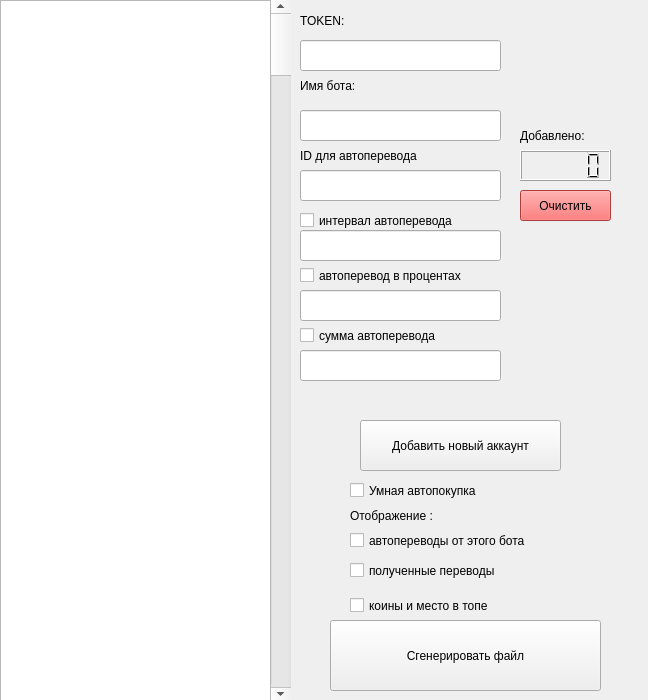
<?xml version="1.0" encoding="UTF-8"?>
<ui version="4.0">
 <class>MainWindow</class>
 <widget class="QMainWindow" name="MainWindow">
  <property name="geometry">
   <rect>
    <x>0</x>
    <y>0</y>
    <width>648</width>
    <height>700</height>
   </rect>
  </property>
  <property name="mouseTracking">
   <bool>false</bool>
  </property>
  <property name="windowTitle">
   <string>MainWindow</string>
  </property>
  <widget class="QWidget" name="centralwidget">
   <widget class="QPushButton" name="pushButton">
    <property name="geometry">
     <rect>
      <x>360</x>
      <y>420</y>
      <width>201</width>
      <height>51</height>
     </rect>
    </property>
    <property name="text">
     <string>Добавить новый аккаунт</string>
    </property>
   </widget>
   <widget class="QScrollBar" name="verticalScrollBar">
    <property name="geometry">
     <rect>
      <x>270</x>
      <y>0</y>
      <width>21</width>
      <height>701</height>
     </rect>
    </property>
    <property name="orientation">
     <enum>Qt::Vertical</enum>
    </property>
   </widget>
   <widget class="QPushButton" name="pushButton_2">
    <property name="geometry">
     <rect>
      <x>330</x>
      <y>620</y>
      <width>271</width>
      <height>71</height>
     </rect>
    </property>
    <property name="text">
     <string>Сгенерировать файл</string>
    </property>
   </widget>
   <widget class="QLCDNumber" name="lcdNumber">
    <property name="geometry">
     <rect>
      <x>520</x>
      <y>150</y>
      <width>91</width>
      <height>31</height>
     </rect>
    </property>
   </widget>
   <widget class="QTextBrowser" name="textBrowser">
    <property name="geometry">
     <rect>
      <x>0</x>
      <y>0</y>
      <width>271</width>
      <height>711</height>
     </rect>
    </property>
   </widget>
   <widget class="QLineEdit" name="lineEdit">
    <property name="geometry">
     <rect>
      <x>300</x>
      <y>40</y>
      <width>201</width>
      <height>31</height>
     </rect>
    </property>
    <property name="text">
     <string/>
    </property>
   </widget>
   <widget class="QLineEdit" name="lineEdit_2">
    <property name="geometry">
     <rect>
      <x>300</x>
      <y>110</y>
      <width>201</width>
      <height>31</height>
     </rect>
    </property>
   </widget>
   <widget class="QLabel" name="label">
    <property name="geometry">
     <rect>
      <x>300</x>
      <y>10</y>
      <width>111</width>
      <height>21</height>
     </rect>
    </property>
    <property name="text">
     <string>TOKEN:</string>
    </property>
   </widget>
   <widget class="QLabel" name="label_2">
    <property name="geometry">
     <rect>
      <x>300</x>
      <y>70</y>
      <width>101</width>
      <height>31</height>
     </rect>
    </property>
    <property name="text">
     <string>Имя бота:</string>
    </property>
   </widget>
   <widget class="QCheckBox" name="checkBox">
    <property name="geometry">
     <rect>
      <x>300</x>
      <y>210</y>
      <width>241</width>
      <height>21</height>
     </rect>
    </property>
    <property name="text">
     <string>интервал автоперевода</string>
    </property>
   </widget>
   <widget class="QCheckBox" name="checkBox_2">
    <property name="geometry">
     <rect>
      <x>300</x>
      <y>260</y>
      <width>271</width>
      <height>31</height>
     </rect>
    </property>
    <property name="text">
     <string>автоперевод в процентах</string>
    </property>
   </widget>
   <widget class="QLineEdit" name="lineEdit_3">
    <property name="geometry">
     <rect>
      <x>300</x>
      <y>170</y>
      <width>201</width>
      <height>31</height>
     </rect>
    </property>
   </widget>
   <widget class="QLabel" name="label_3">
    <property name="geometry">
     <rect>
      <x>300</x>
      <y>140</y>
      <width>171</width>
      <height>31</height>
     </rect>
    </property>
    <property name="text">
     <string>ID для автоперевода</string>
    </property>
   </widget>
   <widget class="QCheckBox" name="checkBox_3">
    <property name="geometry">
     <rect>
      <x>300</x>
      <y>310</y>
      <width>351</width>
      <height>51</height>
     </rect>
    </property>
    <property name="text">
     <string>сумма автоперевода</string>
    </property>
   </widget>
   <widget class="QCheckBox" name="checkBox_4">
    <property name="geometry">
     <rect>
      <x>350</x>
      <y>550</y>
      <width>231</width>
      <height>41</height>
     </rect>
    </property>
    <property name="text">
     <string>полученные переводы</string>
    </property>
   </widget>
   <widget class="QCheckBox" name="checkBox_5">
    <property name="geometry">
     <rect>
      <x>350</x>
      <y>480</y>
      <width>191</width>
      <height>21</height>
     </rect>
    </property>
    <property name="text">
     <string>Умная автопокупка</string>
    </property>
   </widget>
   <widget class="QCheckBox" name="checkBox_6">
    <property name="geometry">
     <rect>
      <x>350</x>
      <y>520</y>
      <width>311</width>
      <height>41</height>
     </rect>
    </property>
    <property name="text">
     <string>автопереводы от этого бота</string>
    </property>
   </widget>
   <widget class="QLabel" name="label_4">
    <property name="geometry">
     <rect>
      <x>520</x>
      <y>120</y>
      <width>91</width>
      <height>31</height>
     </rect>
    </property>
    <property name="text">
     <string>Добавлено:  </string>
    </property>
   </widget>
   <widget class="QLineEdit" name="lineEdit_4">
    <property name="geometry">
     <rect>
      <x>300</x>
      <y>230</y>
      <width>201</width>
      <height>31</height>
     </rect>
    </property>
   </widget>
   <widget class="QCheckBox" name="checkBox_7">
    <property name="geometry">
     <rect>
      <x>350</x>
      <y>590</y>
      <width>251</width>
      <height>31</height>
     </rect>
    </property>
    <property name="text">
     <string>коины и место в топе</string>
    </property>
   </widget>
   <widget class="QLineEdit" name="lineEdit_5">
    <property name="geometry">
     <rect>
      <x>300</x>
      <y>350</y>
      <width>201</width>
      <height>31</height>
     </rect>
    </property>
   </widget>
   <widget class="QLineEdit" name="lineEdit_6">
    <property name="geometry">
     <rect>
      <x>300</x>
      <y>290</y>
      <width>201</width>
      <height>31</height>
     </rect>
    </property>
   </widget>
   <widget class="QLabel" name="label_5">
    <property name="geometry">
     <rect>
      <x>350</x>
      <y>500</y>
      <width>161</width>
      <height>31</height>
     </rect>
    </property>
    <property name="text">
     <string>Отображение : </string>
    </property>
   </widget>
   <widget class="QPushButton" name="pushButton_3">
    <property name="geometry">
     <rect>
      <x>520</x>
      <y>190</y>
      <width>91</width>
      <height>31</height>
     </rect>
    </property>
    <property name="palette">
     <palette>
      <active>
       <colorrole role="WindowText">
        <brush brushstyle="SolidPattern">
         <color alpha="255">
          <red>0</red>
          <green>0</green>
          <blue>0</blue>
         </color>
        </brush>
       </colorrole>
       <colorrole role="Button">
        <brush brushstyle="SolidPattern">
         <color alpha="255">
          <red>240</red>
          <green>84</green>
          <blue>84</blue>
         </color>
        </brush>
       </colorrole>
       <colorrole role="Light">
        <brush brushstyle="SolidPattern">
         <color alpha="255">
          <red>255</red>
          <green>195</green>
          <blue>195</blue>
         </color>
        </brush>
       </colorrole>
       <colorrole role="Midlight">
        <brush brushstyle="SolidPattern">
         <color alpha="255">
          <red>247</red>
          <green>139</green>
          <blue>139</blue>
         </color>
        </brush>
       </colorrole>
       <colorrole role="Dark">
        <brush brushstyle="SolidPattern">
         <color alpha="255">
          <red>120</red>
          <green>42</green>
          <blue>42</blue>
         </color>
        </brush>
       </colorrole>
       <colorrole role="Mid">
        <brush brushstyle="SolidPattern">
         <color alpha="255">
          <red>160</red>
          <green>56</green>
          <blue>56</blue>
         </color>
        </brush>
       </colorrole>
       <colorrole role="Text">
        <brush brushstyle="SolidPattern">
         <color alpha="255">
          <red>0</red>
          <green>0</green>
          <blue>0</blue>
         </color>
        </brush>
       </colorrole>
       <colorrole role="BrightText">
        <brush brushstyle="SolidPattern">
         <color alpha="255">
          <red>255</red>
          <green>255</green>
          <blue>255</blue>
         </color>
        </brush>
       </colorrole>
       <colorrole role="ButtonText">
        <brush brushstyle="SolidPattern">
         <color alpha="255">
          <red>0</red>
          <green>0</green>
          <blue>0</blue>
         </color>
        </brush>
       </colorrole>
       <colorrole role="Base">
        <brush brushstyle="SolidPattern">
         <color alpha="255">
          <red>255</red>
          <green>255</green>
          <blue>255</blue>
         </color>
        </brush>
       </colorrole>
       <colorrole role="Window">
        <brush brushstyle="SolidPattern">
         <color alpha="255">
          <red>240</red>
          <green>84</green>
          <blue>84</blue>
         </color>
        </brush>
       </colorrole>
       <colorrole role="Shadow">
        <brush brushstyle="SolidPattern">
         <color alpha="255">
          <red>0</red>
          <green>0</green>
          <blue>0</blue>
         </color>
        </brush>
       </colorrole>
       <colorrole role="AlternateBase">
        <brush brushstyle="SolidPattern">
         <color alpha="255">
          <red>247</red>
          <green>169</green>
          <blue>169</blue>
         </color>
        </brush>
       </colorrole>
       <colorrole role="ToolTipBase">
        <brush brushstyle="SolidPattern">
         <color alpha="255">
          <red>255</red>
          <green>255</green>
          <blue>220</blue>
         </color>
        </brush>
       </colorrole>
       <colorrole role="ToolTipText">
        <brush brushstyle="SolidPattern">
         <color alpha="255">
          <red>0</red>
          <green>0</green>
          <blue>0</blue>
         </color>
        </brush>
       </colorrole>
      </active>
      <inactive>
       <colorrole role="WindowText">
        <brush brushstyle="SolidPattern">
         <color alpha="255">
          <red>0</red>
          <green>0</green>
          <blue>0</blue>
         </color>
        </brush>
       </colorrole>
       <colorrole role="Button">
        <brush brushstyle="SolidPattern">
         <color alpha="255">
          <red>240</red>
          <green>84</green>
          <blue>84</blue>
         </color>
        </brush>
       </colorrole>
       <colorrole role="Light">
        <brush brushstyle="SolidPattern">
         <color alpha="255">
          <red>255</red>
          <green>195</green>
          <blue>195</blue>
         </color>
        </brush>
       </colorrole>
       <colorrole role="Midlight">
        <brush brushstyle="SolidPattern">
         <color alpha="255">
          <red>247</red>
          <green>139</green>
          <blue>139</blue>
         </color>
        </brush>
       </colorrole>
       <colorrole role="Dark">
        <brush brushstyle="SolidPattern">
         <color alpha="255">
          <red>120</red>
          <green>42</green>
          <blue>42</blue>
         </color>
        </brush>
       </colorrole>
       <colorrole role="Mid">
        <brush brushstyle="SolidPattern">
         <color alpha="255">
          <red>160</red>
          <green>56</green>
          <blue>56</blue>
         </color>
        </brush>
       </colorrole>
       <colorrole role="Text">
        <brush brushstyle="SolidPattern">
         <color alpha="255">
          <red>0</red>
          <green>0</green>
          <blue>0</blue>
         </color>
        </brush>
       </colorrole>
       <colorrole role="BrightText">
        <brush brushstyle="SolidPattern">
         <color alpha="255">
          <red>255</red>
          <green>255</green>
          <blue>255</blue>
         </color>
        </brush>
       </colorrole>
       <colorrole role="ButtonText">
        <brush brushstyle="SolidPattern">
         <color alpha="255">
          <red>0</red>
          <green>0</green>
          <blue>0</blue>
         </color>
        </brush>
       </colorrole>
       <colorrole role="Base">
        <brush brushstyle="SolidPattern">
         <color alpha="255">
          <red>255</red>
          <green>255</green>
          <blue>255</blue>
         </color>
        </brush>
       </colorrole>
       <colorrole role="Window">
        <brush brushstyle="SolidPattern">
         <color alpha="255">
          <red>240</red>
          <green>84</green>
          <blue>84</blue>
         </color>
        </brush>
       </colorrole>
       <colorrole role="Shadow">
        <brush brushstyle="SolidPattern">
         <color alpha="255">
          <red>0</red>
          <green>0</green>
          <blue>0</blue>
         </color>
        </brush>
       </colorrole>
       <colorrole role="AlternateBase">
        <brush brushstyle="SolidPattern">
         <color alpha="255">
          <red>247</red>
          <green>169</green>
          <blue>169</blue>
         </color>
        </brush>
       </colorrole>
       <colorrole role="ToolTipBase">
        <brush brushstyle="SolidPattern">
         <color alpha="255">
          <red>255</red>
          <green>255</green>
          <blue>220</blue>
         </color>
        </brush>
       </colorrole>
       <colorrole role="ToolTipText">
        <brush brushstyle="SolidPattern">
         <color alpha="255">
          <red>0</red>
          <green>0</green>
          <blue>0</blue>
         </color>
        </brush>
       </colorrole>
      </inactive>
      <disabled>
       <colorrole role="WindowText">
        <brush brushstyle="SolidPattern">
         <color alpha="255">
          <red>120</red>
          <green>42</green>
          <blue>42</blue>
         </color>
        </brush>
       </colorrole>
       <colorrole role="Button">
        <brush brushstyle="SolidPattern">
         <color alpha="255">
          <red>240</red>
          <green>84</green>
          <blue>84</blue>
         </color>
        </brush>
       </colorrole>
       <colorrole role="Light">
        <brush brushstyle="SolidPattern">
         <color alpha="255">
          <red>255</red>
          <green>195</green>
          <blue>195</blue>
         </color>
        </brush>
       </colorrole>
       <colorrole role="Midlight">
        <brush brushstyle="SolidPattern">
         <color alpha="255">
          <red>247</red>
          <green>139</green>
          <blue>139</blue>
         </color>
        </brush>
       </colorrole>
       <colorrole role="Dark">
        <brush brushstyle="SolidPattern">
         <color alpha="255">
          <red>120</red>
          <green>42</green>
          <blue>42</blue>
         </color>
        </brush>
       </colorrole>
       <colorrole role="Mid">
        <brush brushstyle="SolidPattern">
         <color alpha="255">
          <red>160</red>
          <green>56</green>
          <blue>56</blue>
         </color>
        </brush>
       </colorrole>
       <colorrole role="Text">
        <brush brushstyle="SolidPattern">
         <color alpha="255">
          <red>120</red>
          <green>42</green>
          <blue>42</blue>
         </color>
        </brush>
       </colorrole>
       <colorrole role="BrightText">
        <brush brushstyle="SolidPattern">
         <color alpha="255">
          <red>255</red>
          <green>255</green>
          <blue>255</blue>
         </color>
        </brush>
       </colorrole>
       <colorrole role="ButtonText">
        <brush brushstyle="SolidPattern">
         <color alpha="255">
          <red>120</red>
          <green>42</green>
          <blue>42</blue>
         </color>
        </brush>
       </colorrole>
       <colorrole role="Base">
        <brush brushstyle="SolidPattern">
         <color alpha="255">
          <red>240</red>
          <green>84</green>
          <blue>84</blue>
         </color>
        </brush>
       </colorrole>
       <colorrole role="Window">
        <brush brushstyle="SolidPattern">
         <color alpha="255">
          <red>240</red>
          <green>84</green>
          <blue>84</blue>
         </color>
        </brush>
       </colorrole>
       <colorrole role="Shadow">
        <brush brushstyle="SolidPattern">
         <color alpha="255">
          <red>0</red>
          <green>0</green>
          <blue>0</blue>
         </color>
        </brush>
       </colorrole>
       <colorrole role="AlternateBase">
        <brush brushstyle="SolidPattern">
         <color alpha="255">
          <red>240</red>
          <green>84</green>
          <blue>84</blue>
         </color>
        </brush>
       </colorrole>
       <colorrole role="ToolTipBase">
        <brush brushstyle="SolidPattern">
         <color alpha="255">
          <red>255</red>
          <green>255</green>
          <blue>220</blue>
         </color>
        </brush>
       </colorrole>
       <colorrole role="ToolTipText">
        <brush brushstyle="SolidPattern">
         <color alpha="255">
          <red>0</red>
          <green>0</green>
          <blue>0</blue>
         </color>
        </brush>
       </colorrole>
      </disabled>
     </palette>
    </property>
    <property name="text">
     <string>Очистить</string>
    </property>
   </widget>
  </widget>
 </widget>
 <resources/>
 <connections/>
</ui>
